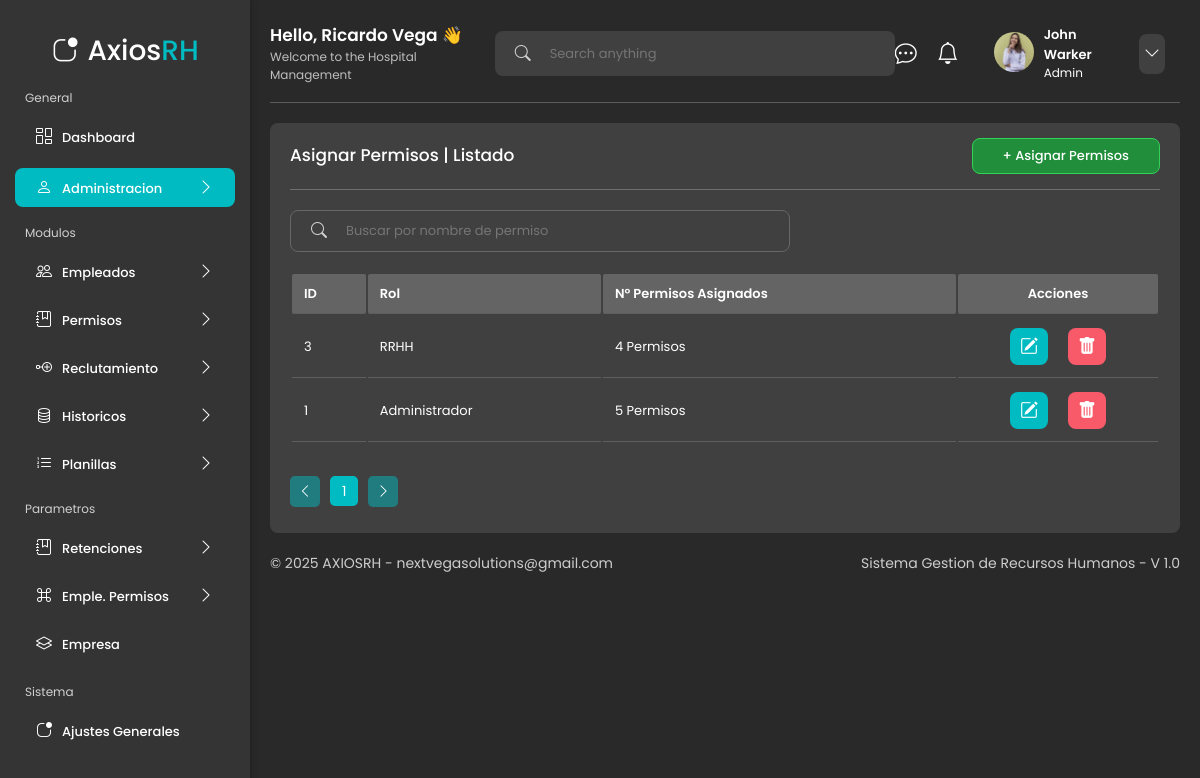
The app's page /administracion/asignar_permisos/ with its own data.
### app/models.py (models this page shows, shortened)
class AsignarPermiso(models.Model):
    rol = models.OneToOneField(Rol, on_delete=models.CASCADE, related_name='permisos_asignados')
    permisos = models.ManyToManyField(Permiso, related_name='roles_asignados')
    class Meta:
        verbose_name = "Asignación de Permisos"
        verbose_name_plural = "Asignaciones de Permisos"

class Rol(models.Model):
    TIPO_CHOICES = [
        ('TEMPORAL', 'Temporal'),
        ('FIJO', 'Fijo'),
    ]
    ESTADO_CHOICES = [
        ('ACTIVO', 'Activo'),
        ('INACTIVO', 'Inactivo'),
    ]
    nombre = models.CharField(max_length=100)
    tipo_rol = models.CharField(max_length=10, choices=TIPO_CHOICES)
    estado = models.CharField(max_length=10, choices=ESTADO_CHOICES)
    comentarios = models.TextField(blank=True, null=True)
    class Meta:
        verbose_name = "Rol"
        verbose_name_plural = "Roles"

### app/views.py (the view)
# urls.py: path("administracion/asignar_permisos/", views.asignar_permisos, name="asignar_permisos"),
def asignar_permisos(request):
    query = request.GET.get('buscador', '').strip()
    asignar_permisos_list = AsignarPermiso.objects.all()
    if query:
        asignar_permisos_list = asignar_permisos_list.filter(rol__nombre__icontains=query)
    asignar_permisos_list = asignar_permisos_list.order_by('-id')
    paginator = Paginator(asignar_permisos_list, 10)
    page_number = request.GET.get('page')
    asignar_permisos = paginator.get_page(page_number)
    return render(request, 'pages/administracion/asignar_permisos.html', {
        'title': 'Asignar Permisos',
        'asignar_permisos': asignar_permisos,
        'query': query,
    })

### ui/templates/pages/administracion/asignar_permisos.html (shortened to what this page needs)
{% extends 'layouts/dashboard_layout.html' %}
{% load static %}
{% block content %}
<main class="table__principal__datos">
    <section class="table__principal__datos__content">
        <div class="table__left__information">
            <header class="table__left__information__header">
                    <div class="table__left__information__header__title">
                            <h3 class="table__left__information__header__title-text">{{title}} | Listado</h3>
                    </div>
                    <div class="table__left__information__header__link">
                            <a class="table__left__information__header__link-click" href="{% url 'nuevo_asignar_permiso'%}">+  {{title}}</a>
                    </div>
            </header>
            <div class="table__left__information__help">
                <form method="get" class="table__left__information__help__form">
                        <label for="search" class="table__left__information__help__form-label"><i class="bi bi-search"></i></label>
                        <div class="table__left__information__help__form__input">
                                <input
                                class="table__left__information__help__form__input-text"
                                type="search"
                                name="buscador"
                                id="search"
                                placeholder="Buscar por nombre de permiso"
                                value="{{ request.GET.q|default:'' }}"
                                >
                        </div>
                </form>
            </div>
            <table class="table__left__information__table">
                <thead>
                    <tr>
                        <th class="sortable">ID</th>
                        <th class="sortable">Rol</th>
                        <th class="sortable">N° Permisos Asignados</th>
                        <th class="sortable sortable__acciones" style="text-align: center;">Acciones</th>
                    </tr>
                </thead>
                <tbody>
                    {% for asignacion in asignar_permisos %}
                    <tr>
                        <td>{{ asignacion.id }}</td>
                        <td>{{ asignacion.rol.nombre }}</td>
                        <td>{{ asignacion.permisos.count }} Permisos</td>
                        <td class="table__left__information__table__acciones">
                            <a href="{% url 'editar_asignar_permiso' asignacion.id %}" class="editar">
                                <i class="bi bi-pencil-square"></i>
                            </a>
                            <a href="{% url 'eliminar_asignar_permiso' asignacion.id %}" class="eliminar" data-id="{{ asignacion.id }}">
                                <i class="bi bi-trash-fill"></i>
                            </a>
                        </td>
                    </tr>
                    {% empty %}
                    <tr>
                        <td colspan="4">No hay asignaciones registradas.</td>
                    </tr>
                    {% endfor %}
                </tbody>
            </table>
            <div class="pagination">
                <ul class="pagination_list">
                    <li>
                        {% if asignar_permisos.has_previous %}
                            <a href="?page={{ asignar_permisos.previous_page_number }}{% if query %}&q={{ query }}{% endif %}">
                                <i class="bi bi-chevron-left"></i>
                            </a>
                        {% else %}
                            <span class="disabled"><i class="bi bi-chevron-left"></i></span>
                        {% endif %}
                    </li>
                    <li>
                        <a href="?page={{ asignar_permisos.number }}{% if query %}&q={{ query }}{% endif %}" class="current">
                            {{ asignar_permisos.number }}
                        </a>
                    </li>
                    <li>
                        {% if asignar_permisos.has_next %}
                            <a href="?page={{ asignar_permisos.next_page_number }}{% if query %}&q={{ query }}{% endif %}">
                                <i class="bi bi-chevron-right"></i>
                            </a>
                        {% else %}
                            <span class="disabled"><i class="bi bi-chevron-right"></i></span>
                        {% endif %}
                    </li>
                </ul>
            </div>
        </div>
    </section>
</main>
{% endblock %}

### records on screen
AsignarPermiso: id "3", rol.nombre "RRHH", permisos.count "4"
AsignarPermiso: id "1", rol.nombre "Administrador", permisos.count "5"

### other values on screen
{{ title }} "Asignar Permisos"
{{ asignar_permisos.number }} "1"
